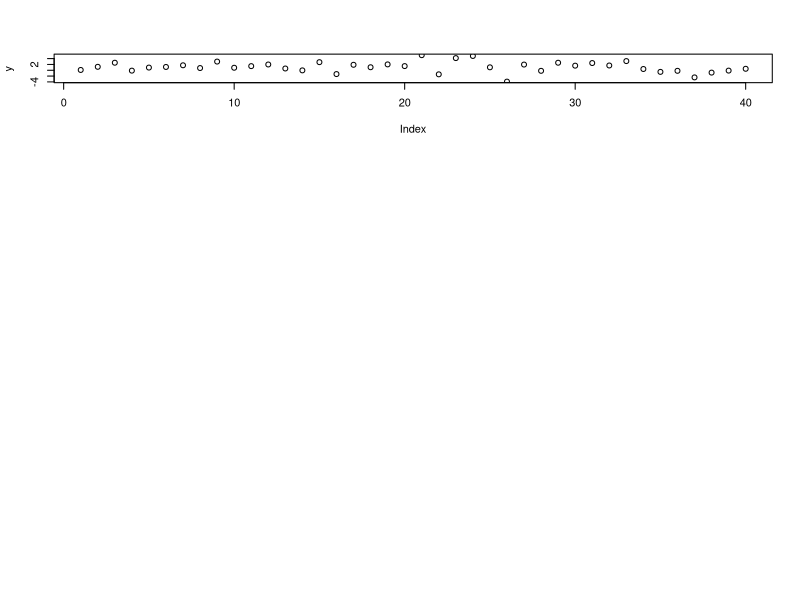

The R script that drew this image: (Note: this script raises an error after producing the figure.)
# Metropolis Hasting for fixed model sampling on tau - compare with analytical and approximation
# Currently only dealing with either no changepoint or 1 changepoint at the correct position
# Assume that we know we are in a fixed model, say one changepoint.
# We derive the analytical solution using normal and use a Metropolis Hasting sampler to sample from the posterior distribution.
# Gibbs sampler on the parameters

# A note must be made regarding the proposals we use for changepoint
# Previously used a poisson changepoint jump on tau but this seems to make the algorithm oversample specific areas instead of traversing across all of the posterior space
# We need a more effective way to proposal changepoint apart from using a uniform proposal, which gives better results than poisson proposal but will probably do a bad job for a large number of data points
# try using tau_lambda as as.integer(n/2) since this will give the algorithm a mean jump of half the length of the data. i.e. from the middle location, you can jump to the ends

rm(list = ls())

set.seed(2)

# Data = "data/coal.csv"

# Currently use simulated data

cp <- 20

y <- c(rnorm(cp,1,1),rnorm(cp,1,2))
# y <- read.csv(Data)

par(mfrow=c(4,1)) #have 2 plots in same space
plot(y)

#Use the same three methodolodies as before

#Unknown mean, known sigma
#Known mean, unknown sigma
#Unknown mean, Unknown sigma

# prior for parameter
mu_prior <- c(0,0.3) #Normal distribution #Mu is conditional on sigma i.e sigma^2/kappa #unless we choose unknown mean and known sigma (1)
sigma_prior <- c(5,0.6) #Use Scaled-Inverse-Chi-Squared for Conjugacy (df_para,scale_para) - mean of c(5,0.6) = 1
tau_prior <- function(tau,y,log=c(TRUE,FALSE)){ #Just assume uniform for now
  if (tau<1|tau>(length(y)-1)){
    return(0)
  } else {
    if (log) {
      return(log(1/(length(y)-1)))
    } else {
      return(1/(length(y)-1))
    }
  }
}

# proposal_sd_rj <- 0.3 #bigger jump for the reversible jump
# proposal_sd_wm <- 0.1 #within model sample of parameters
tau_lambda <- c(1,length(y)/2) # lambda for poisson jump 
large_jump <- 0.01 #prob of doing a large jump
sims <- 50000 
approx_samples <- 100 #Number of samples for monte carlo estimate
perc_burnin <- 0.1
thin_every <- 5 # Add thinning as there might be autocorrelation since alot of proposals will get rejected due to out of bounds proposals for tau
proposal_tau <- function(tau,tau_lambda,large_jump){
  if (runif(1)<large_jump) {
    return(tau+(((-1)^(sample(0:1,1)))*rpois(1,tau_lambda[1])))
  } else{
    return(tau+(((-1)^(sample(0:1,1)))*rpois(1,tau_lambda[2])))
  }
  # return(sample(1:9,1))
}

# Set up parameters to store
num_of_cps_list <- rep(NA,sims)
tau_list <- list()
segment_1 <- list() #to hold both mu and sigma
segment_2 <- list() #to hold both mu and sigma

# Initialisation
tau <- sample(1:(length(y)-1),1)
mu <- mean(y)
sigma <- sqrt(var(y))

cpd_test <- as.numeric(readline(prompt = "Unknown Mu(1), Unknown Sigma(2), Unknown Mu and Sigma(3): ")) # Start with Unknown Mean, Known Sigma

if (cpd_test==1){ #Unknown Mu, known sigma^2
  known_sigma <- as.numeric(readline(prompt = "Known sigma: "))
  mu_prior[1] <- as.numeric(readline(prompt = "Prior Mean: "))
  mu_prior[2] <- as.numeric(readline(prompt = "Prior std: "))
  
  # Do analytical solution first
  marg_like=rep(NA,(length(y)-1))
  # Write function for Marginal likelihood
  marg_like_mu <- function(y,sigma,mu_0,sigma_0){
    return((sigma/(((sqrt(2*pi)*sigma)^length(y))*sqrt(length(y)*sigma_0^2+sigma^2)))*exp(-(sum(y^2)/(2*sigma^2))-(mu_0^2/(2*sigma_0^2)))*exp(((sigma_0^2*length(y)^2*mean(y)^2/sigma^2)+((sigma^2*mu_0^2)/sigma_0^2)+(2*length(y)*mean(y)*mu_0))/(2*(length(y)*sigma_0^2+sigma^2))))              
  }
  for (i in 1:(length(y)-1)) {
    marg_like[i] <- marg_like_mu(y[1:i],known_sigma,mu_prior[1],mu_prior[2])*marg_like_mu(y[(i+1):(length(y))],known_sigma,mu_prior[1],mu_prior[2])
  }
  # marg_like <- marg_like[-1]
  marg_like <- marg_like/sum(marg_like)
  
  plot(marg_like)
  lines(marg_like)
  
  results <- data.frame("Analytical"=marg_like)
  
  # Approximation using Monte Carlo -----------------------------------------
  # Define function for product of normals
  prod_norm <- function(mu,sigma,y){prod(dnorm(y,mu,sigma))}
  
  # Use approximation, i.e integrate over all mu
  # Marginal likelihood P(Y|M_i)
  pM1 <- rep(NA,length(y)-1)
  for (i in 1:(length(y)-1)) {
    pM1[i] <- mean(sapply(rnorm(approx_samples,mu_prior[1],mu_prior[2]),prod_norm,known_sigma,y[1:i]))*mean(sapply(rnorm(approx_samples,mu_prior[1],mu_prior[2]),prod_norm,known_sigma,y[(i+1):(length(y))]))
  }
  # Normalise
  total <- sum(pM1)
  pM1 <- pM1/total
  
  plot(pM1)
  lines(pM1)
  # Store results in data frame
  results <- cbind(results,"Approx"=c(pM1))
  
  # Gibbs Sampler on parameters + Metropolis Hasting on tau 
  mu_posterior_dist <- function(y,known_sigma,mu_prior){
    sigma2_posterior <- 1/((1/(mu_prior[2]^2))+(length(y)/(known_sigma^2)))
    mu_posterior <- ((sum(y)/(known_sigma^2))+(mu_prior[1]/(mu_prior[2]^2)))*sigma2_posterior
    return(rnorm(1,mu_posterior,sqrt(sigma2_posterior)))
  }
  for (s in 1:sims) {
    if (s%%10000==0) {
      print(s)
    }
    #Resample parameters in segment 1 using gibbs sampler
    # Normal likelihood with normal prior

    segment_1[[s]] <- mu_posterior_dist(y[1:tau],known_sigma,mu_prior)
    
    #Resample parameters in segment 2 using gibbs sampler
    # Normal likelihood with normal prior
    
    segment_2[[s]] <- mu_posterior_dist(y[(tau+1):length(y)],known_sigma,mu_prior)
    
    #Resample tau using Metropolis hasting
    #Propose a new tau usings a symmetric proposal so no transition ratio
    pro_tau <- proposal_tau(tau,tau_lambda,large_jump)
    
    while (pro_tau<1|pro_tau>(length(y)-1)) {
      pro_tau <- proposal_tau(tau,tau_lambda,large_jump)
    }
    
    old_like <- sum(dnorm(y[1:tau],segment_1[[s]],known_sigma,log = TRUE)) + sum(dnorm(y[(tau+1):length(y)],segment_2[[s]],known_sigma,log = TRUE))
    new_like <- sum(dnorm(y[1:pro_tau],segment_1[[s]],known_sigma,log = TRUE)) + sum(dnorm(y[(pro_tau+1):length(y)],segment_2[[s]],known_sigma,log = TRUE))
    
    old_prior <- tau_prior(tau,y,log = TRUE)
    new_prior <- tau_prior(pro_tau,y,log = TRUE)
    
    if (runif(1)<exp(new_like+new_prior-old_like-old_prior)) {
      tau <- pro_tau
    }
    
    tau_list[[s]] <- tau
  }
  tau_list <- tau_list[-(1:(perc_burnin*sims))]
  tau_freq <- as.data.frame(table(factor(unlist(tau_list[seq(1,length(tau_list),thin_every)]))))
  tau_den <- tau_freq[,2]/sum(tau_freq[,2])
  
  # plot(marg_like)
  # lines(marg_like)
  plot(tau_den)
  lines(tau_den)
  
  results <- cbind(results,"Gibbs+MH"=c(tau_den))
  
} else if (cpd_test==2) {#Known mu, unknown sigma^2
  # Use approximation using samples from prior, reversible jump, and analytical
  known_mu <- as.numeric(readline(prompt = "Known mu: "))
  
  # Before anything, define function for product of normals
  prod_norm <- function(sigma,mu,y){prod(dnorm(y,mu,sigma))}
  
  # Define function to generate and evaluate Scaled-Inverse-Chi-Squared variables, parameters (scale,degree_of_freedom)
  rscaleinvchi <- function(n,df_para,scale_para){
    return((df_para*scale_para)/rchisq(n,df_para))
  }
  dscaleinvchi <- function(x,df_para,scale_para,log=c(TRUE,FALSE)){
    if (log) {
      return(log((scale_para*df_para/2)^(df_para/2)/(gamma(df_para/2))*exp((-df_para*scale_para)/(2*x))/(x^(1+(df_para/2)))))
    } else {
      return((scale_para*df_para/2)^(df_para/2)/(gamma(df_para/2))*exp((-df_para*scale_para)/(2*x))/(x^(1+(df_para/2))))
    } 
  }
  
  # Do analytical solution first
  marg_like=rep(NA,(length(y)-1))
  
  # Write function for Marginal likelihood
  marg_like_sigma <- function(y,mu,df_0,scale_0){
    return(((1/sqrt(2*pi))^(length(y)))*(((scale_0*df_0)/2)^(df_0/2))/gamma(df_0/2)*gamma((df_0+length(y))/2)*((2/((df_0*scale_0)+(sum((y-mu)^2))))^((df_0+length(y))/2)))
  }
  for (i in 1:(length(y)-1)) {
    marg_like[i] <- marg_like_sigma(y[1:i],known_mu,sigma_prior[1],sigma_prior[2])*marg_like_sigma(y[(i+1):(length(y))],known_mu,sigma_prior[1],sigma_prior[2])
  }
  # marg_like <- marg_like[-1]
  marg_like <- marg_like/sum(marg_like)
  
  plot(marg_like)
  lines(marg_like)

  results <- data.frame("Analytical"=marg_like)
  
  # Approximation using Monte Carlo -----------------------------------------
  # Define function for product of normals
  prod_norm <- function(sigma,mu,y){prod(dnorm(y,mu,sigma))}
  
  # Use approximation, i.e integrate over all mu
  # Marginal likelihood P(Y|M_i)
  pM1 <- rep(NA,length(y)-1)
  for (i in 1:(length(y)-1)) {
    pM1[i] <- mean(sapply(rnorm(approx_samples,sigma_prior[1],sigma_prior[2]),prod_norm,known_mu,y[1:i]))*mean(sapply(rnorm(approx_samples,sigma_prior[1],sigma_prior[2]),prod_norm,known_mu,y[(i+1):(length(y))]))
  }
  # Normalise
  total <- sum(pM1)
  pM1 <- pM1/total
  
  plot(pM1)
  lines(pM1)
  # Store results in data frame
  results <- cbind(results,"Approx"=c(pM1))
  
  # Gibbs Sampler on parameters + Metropolis Hasting on tau -------------------
  sigma_posterior_dist <- function(y,known_mu,sigma_prior){
    df_n <- sigma_prior[1]+length(y)
    scale2_n <-(1/df_n)*(sum((y-known_mu)^2)+(sigma_prior[1]*sigma_prior[2]))
    return(rscaleinvchi(1,df_n,scale2_n))
  }
  for (s in 1:sims) {
    if (s%%10000==0) {
      print(s)
    }
    #Resample parameters in segment 1 using gibbs sampler
    # Normal likelihood with normal prior
    
    segment_1[[s]] <- sigma_posterior_dist(y[1:tau],known_mu,sigma_prior)
    
    #Resample parameters in segment 2 using gibbs sampler
    # Normal likelihood with normal prior
    
    segment_2[[s]] <- sigma_posterior_dist(y[(tau+1):length(y)],known_mu,sigma_prior)
    
    #Resample tau using Metropolis hasting
    #Propose a new tau usings a symmetric proposal so no transition ratio
    pro_tau <- proposal_tau(tau,tau_lambda,large_jump)
    
    while (pro_tau<1|pro_tau>(length(y)-1)) {
      pro_tau <- proposal_tau(tau,tau_lambda,large_jump)
    }
    
    old_like <- sum(dnorm(y[1:tau],known_mu,segment_1[[s]],log = TRUE)) + sum(dnorm(y[(tau+1):length(y)],known_mu,segment_2[[s]],log = TRUE))
    new_like <- sum(dnorm(y[1:pro_tau],known_mu,segment_1[[s]],log = TRUE)) + sum(dnorm(y[(pro_tau+1):length(y)],known_mu,segment_2[[s]],log = TRUE))
    
    old_prior <- tau_prior(tau,y,log = TRUE)
    new_prior <- tau_prior(pro_tau,y,log = TRUE)
    
    if (runif(1)<exp(new_like+new_prior-old_like-old_prior)) {
      tau <- pro_tau
    }
    
    tau_list[[s]] <- tau
  }
  tau_list <- tau_list[-(1:(perc_burnin*sims))]
  tau_freq <- as.data.frame(table(factor(unlist(tau_list[seq(1,length(tau_list),thin_every)]))))
  tau_den <- tau_freq[,2]/sum(tau_freq[,2])
  
  # plot(marg_like)
  # lines(marg_like)
  plot(tau_den)
  lines(tau_den)
  
  results <- cbind(results,"Gibbs+MH"=c(tau_den))
  
} else {#Unknown Mu, Unknown Sigma^2
  # Do analytical solution first
  marg_like=rep(NA,(length(y)-1))
  
  # Before anything, define function for product of normals
  prod_norm <- function(mu,sigma,y){prod(dnorm(y,mu,sigma))}
  
  # Define function to generate and evaluate Scaled-Inverse-Chi-Squared variables, parameters (scale,degree_of_freedom)
  rscaleinvchi <- function(n,df_para,scale_para){
    return((df_para*scale_para)/rchisq(n,df_para))
  }
  dscaleinvchi <- function(x,df_para,scale_para,log=c(TRUE,FALSE)){
    if (log) {
      return(log((scale_para*df_para/2)^(df_para/2)/(gamma(df_para/2))*exp((-df_para*scale_para)/(2*x))/(x^(1+(df_para/2)))))
    } else {
      return((scale_para*df_para/2)^(df_para/2)/(gamma(df_para/2))*exp((-df_para*scale_para)/(2*x))/(x^(1+(df_para/2))))
    } 
  }
  
  # Write function for Marginal likelihood
  marg_like_mu_sigma <- function(y,mu_prior,sigma_prior){
    df_n <- sigma_prior[1]+length(y)
    kappa_n <- mu_prior[2]+length(y)
    mu_n <- (mu_prior[2]*mu_prior[1]+length(y)*mean(y))/kappa_n
    scale_n <- (1/df_n)*(sigma_prior[1]*sigma_prior[2]+sum((y-mean(y))^2)+((length(y)*mu_prior[2])/(mu_prior[2]+length(y)))*(mu_prior[1]-mean(y))^2)
    return((1/(pi^(length(y)/2)))*(sqrt(mu_prior[2]/kappa_n))*(gamma(df_n/2)/gamma(sigma_prior[1]/2))*((sigma_prior[1]*sigma_prior[2])^(sigma_prior[1]/2))/(df_n*scale_n)^(df_n/2))
  }
  
  # Do analytical solution first
  marg_like=rep(NA,(length(y)-1))
  
  for (i in 1:(length(y)-1)) {
    marg_like[i] <- marg_like_mu_sigma(y[1:i],mu_prior,sigma_prior)*marg_like_mu_sigma(y[(i+1):(length(y))],mu_prior,sigma_prior)
  }
  # marg_like <- marg_like[-1]
  marg_like <- marg_like/sum(marg_like)
  
  plot(marg_like)
  lines(marg_like)

  results <- data.frame("Analytical"=marg_like)
  

# Approximation Monte Carlo -----------------------------------------------
# Will be alot tricker to do a approximation since we need to do
# 1. Generate approx_sample sigma, and for each sigma, generate approx sample mu
# 2. Calculate the integration of both segments by taking mean

  # Marginal Likelihood P(Y|M_1)
  test_sigma_M1_1 <- sqrt(rscaleinvchi(approx_samples,sigma_prior[1],sigma_prior[2]))
  test_mu_M1_1 <- list()
  for (i in 1:length(test_sigma_M1_1)) {
    test_mu_M1_1[[i]] <- rnorm(approx_samples,mu_prior[1],sqrt(test_sigma_M1_1[i]^2/mu_prior[2]))
  }
  test_sigma_M1_2 <- sqrt(rscaleinvchi(approx_samples,sigma_prior[1],sigma_prior[2]))
  test_mu_M1_2 <- list()
  for (i in 1:length(test_sigma_M1_2)) {
    test_mu_M1_2[[i]] <- rnorm(approx_samples,mu_prior[1],sqrt(test_sigma_M1_2[i]^2/mu_prior[2]))
  }
  pM1 <- list()
  for (j in 1:(length(y)-1)) { #number of changepoint models
    temp_approx <- rep(NA,approx_samples) #initialise the storage
    for (i in 1:approx_samples) { # integrate over both parameters
      temp_approx[i] <- log(mean(sapply(test_mu_M1_1[[i]],prod_norm,test_sigma_M1_1[i],y[1:j]))*mean(sapply(test_mu_M1_2[[i]],prod_norm,test_sigma_M1_2[i],y[(j+1):(length(y))])))
    }
    pM1[j] <- mean(exp(temp_approx)) #need to take exp
  }
  approx_posterior <- unlist(pM1)
  # Normalise
  # total <- pM0+pM1
  # pM0 <- pM0/total #Not accurate due to the number of samples required for a good approximation
  approx_posterior <- approx_posterior/sum(approx_posterior)#
  
  plot(approx_posterior)
  lines(approx_posterior)
  # Store results in data frame
  results <- cbind(results,"Approx"=approx_posterior)


# Gibbs Sampler + MH on tau ------------------------------------------------------
  
  sigma_posterior_dist <- function(y,mu_prior,sigma_prior){
    df_n <- sigma_prior[1]+length(y)
    scale2_n <- (1/df_n)*(sigma_prior[1]*sigma_prior[2]+sum((y-mean(y))^2)+((length(y)*mu_prior[2])/(mu_prior[2]+length(y)))*(mu_prior[1]-mean(y))^2)
    return(rscaleinvchi(1,df_n,scale2_n))
  }
  
  mu_posterior_dist <- function(y,mu_prior,sigma){
    kappa_n <- mu_prior[2]+length(y)
    mu_n <- (mu_prior[2]*mu_prior[1]+length(y)*mean(y))/kappa_n
    return(rnorm(1,mu_n,sqrt((sigma^2)/(kappa_n))))
  }
  
  for (s in 1:sims) {
    if (s%%10000==0) {
      print(s)
    }
    #Resample parameters in segment 1 using gibbs sampler
    #sample sigma2 first, then mu conditional on sigma2
    temp_sigma2 <- sigma_posterior_dist(y[1:tau],mu_prior,sigma_prior)
    temp_mu <- mu_posterior_dist(y[1:tau],mu_prior,sqrt(temp_sigma2))
    segment_1[[s]] <- c(temp_mu,sqrt(temp_sigma2))
    
    #Resample parameters in segment 2 using gibbs sampler
    #sample sigma2 first, then mu conditional on sigma2
    temp_sigma2 <- sigma_posterior_dist(y[(tau+1):length(y)],mu_prior,sigma_prior)
    temp_mu <- mu_posterior_dist(y[(tau+1):length(y)],mu_prior,sqrt(temp_sigma2))
    segment_2[[s]] <- c(temp_mu,sqrt(temp_sigma2))
    
    #Resample tau using Metropolis hasting
    #Propose a new tau usings a symmetric proposal so no transition ratio
    pro_tau <- proposal_tau(tau,tau_lambda,large_jump)
    
    while (pro_tau<1|pro_tau>(length(y)-1)) {
      pro_tau <- proposal_tau(tau,tau_lambda,large_jump)
    }
    
    old_like <- sum(dnorm(y[1:tau],segment_1[[s]][1],segment_1[[s]][2],log = TRUE)) + sum(dnorm(y[(tau+1):length(y)],segment_2[[s]][1],segment_2[[s]][2],log = TRUE))
    new_like <- sum(dnorm(y[1:pro_tau],segment_1[[s]][1],segment_1[[s]][2],log = TRUE)) + sum(dnorm(y[(pro_tau+1):length(y)],segment_2[[s]][1],segment_2[[s]][2],log = TRUE))
    
    old_prior <- tau_prior(tau,y,log = TRUE)
    new_prior <- tau_prior(pro_tau,y,log = TRUE)
    
    if (runif(1)<exp(new_like+new_prior-old_like-old_prior)) {
      tau <- pro_tau
    }
    
    tau_list[[s]] <- tau
  }
  tau_list <- tau_list[-(1:(perc_burnin*sims))]
  tau_freq <- as.data.frame(table(factor(unlist(tau_list[seq(1,length(tau_list),thin_every)]))))
  tau_den <- tau_freq[,2]/sum(tau_freq[,2])

  # plot(marg_like)
  # lines(marg_like)
  plot(tau_den)
  lines(tau_den)
  
  results <- cbind(results,"Gibbs+MH"=c(tau_den))
  
  
}